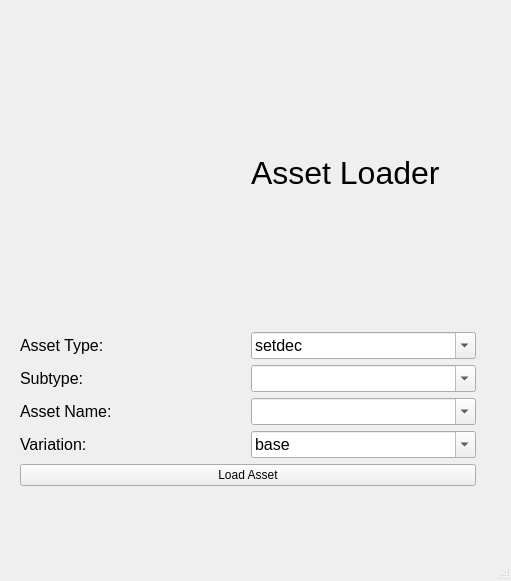
<?xml version="1.0" encoding="UTF-8"?>
<ui version="4.0">
 <class>assetLoader</class>
 <widget class="QMainWindow" name="assetLoader">
  <property name="geometry">
   <rect>
    <x>0</x>
    <y>0</y>
    <width>511</width>
    <height>581</height>
   </rect>
  </property>
  <property name="windowTitle">
   <string>AssetCreator</string>
  </property>
  <widget class="QWidget" name="centralwidget">
   <widget class="QWidget" name="verticalLayoutWidget">
    <property name="geometry">
     <rect>
      <x>20</x>
      <y>20</y>
      <width>456</width>
      <height>466</height>
     </rect>
    </property>
    <layout class="QVBoxLayout" name="verticalLayout">
     <item>
      <layout class="QHBoxLayout" name="horizontalLayout">
       <item>
        <widget class="QLabel" name="lbl_icon">
         <property name="sizePolicy">
          <sizepolicy hsizetype="Preferred" vsizetype="Minimum">
           <horstretch>0</horstretch>
           <verstretch>0</verstretch>
          </sizepolicy>
         </property>
         <property name="font">
          <font>
           <pointsize>24</pointsize>
          </font>
         </property>
         <property name="text">
          <string/>
         </property>
         <property name="pixmap">
          <pixmap>../Icons/i_assetCreator.png</pixmap>
         </property>
         <property name="wordWrap">
          <bool>false</bool>
         </property>
        </widget>
       </item>
       <item>
        <widget class="QLabel" name="label_5">
         <property name="sizePolicy">
          <sizepolicy hsizetype="Preferred" vsizetype="Minimum">
           <horstretch>0</horstretch>
           <verstretch>0</verstretch>
          </sizepolicy>
         </property>
         <property name="font">
          <font>
           <pointsize>24</pointsize>
          </font>
         </property>
         <property name="text">
          <string>Asset Loader</string>
         </property>
         <property name="wordWrap">
          <bool>false</bool>
         </property>
        </widget>
       </item>
      </layout>
     </item>
     <item>
      <layout class="QGridLayout" name="gridLayout">
       <item row="1" column="1">
        <widget class="QComboBox" name="cmb_subtype">
         <property name="font">
          <font>
           <pointsize>12</pointsize>
          </font>
         </property>
         <property name="editable">
          <bool>true</bool>
         </property>
        </widget>
       </item>
       <item row="2" column="1">
        <widget class="QComboBox" name="cmb_asset_name">
         <property name="font">
          <font>
           <pointsize>12</pointsize>
          </font>
         </property>
         <property name="editable">
          <bool>true</bool>
         </property>
        </widget>
       </item>
       <item row="3" column="1">
        <widget class="QComboBox" name="cmb_variation">
         <property name="font">
          <font>
           <pointsize>12</pointsize>
          </font>
         </property>
         <property name="editable">
          <bool>true</bool>
         </property>
         <item>
          <property name="text">
           <string>base</string>
          </property>
         </item>
        </widget>
       </item>
       <item row="0" column="0">
        <widget class="QLabel" name="lbl_asset">
         <property name="font">
          <font>
           <pointsize>12</pointsize>
          </font>
         </property>
         <property name="text">
          <string>Asset Type:</string>
         </property>
        </widget>
       </item>
       <item row="1" column="0">
        <widget class="QLabel" name="label_2">
         <property name="font">
          <font>
           <pointsize>12</pointsize>
          </font>
         </property>
         <property name="text">
          <string>Subtype:</string>
         </property>
        </widget>
       </item>
       <item row="2" column="0">
        <widget class="QLabel" name="label_3">
         <property name="font">
          <font>
           <pointsize>12</pointsize>
          </font>
         </property>
         <property name="text">
          <string>Asset Name:</string>
         </property>
        </widget>
       </item>
       <item row="3" column="0">
        <widget class="QLabel" name="label_4">
         <property name="font">
          <font>
           <pointsize>12</pointsize>
          </font>
         </property>
         <property name="text">
          <string>Variation:</string>
         </property>
        </widget>
       </item>
       <item row="0" column="1">
        <widget class="QComboBox" name="cmb_asset_type">
         <property name="font">
          <font>
           <pointsize>12</pointsize>
          </font>
         </property>
         <property name="editable">
          <bool>true</bool>
         </property>
         <item>
          <property name="text">
           <string>setdec</string>
          </property>
         </item>
         <item>
          <property name="text">
           <string>cam</string>
          </property>
         </item>
         <item>
          <property name="text">
           <string>char</string>
          </property>
         </item>
         <item>
          <property name="text">
           <string>cre</string>
          </property>
         </item>
         <item>
          <property name="text">
           <string>env</string>
          </property>
         </item>
         <item>
          <property name="text">
           <string>fx</string>
          </property>
         </item>
         <item>
          <property name="text">
           <string>gami</string>
          </property>
         </item>
         <item>
          <property name="text">
           <string>prop</string>
          </property>
         </item>
         <item>
          <property name="text">
           <string>shame</string>
          </property>
         </item>
         <item>
          <property name="text">
           <string>veh</string>
          </property>
         </item>
        </widget>
       </item>
      </layout>
     </item>
     <item>
      <widget class="QPushButton" name="btn_load_asset">
       <property name="text">
        <string>Load Asset</string>
       </property>
      </widget>
     </item>
    </layout>
   </widget>
  </widget>
  <widget class="QMenuBar" name="menubar">
   <property name="geometry">
    <rect>
     <x>0</x>
     <y>0</y>
     <width>511</width>
     <height>21</height>
    </rect>
   </property>
  </widget>
  <widget class="QStatusBar" name="statusbar"/>
 </widget>
 <resources/>
 <connections/>
</ui>
